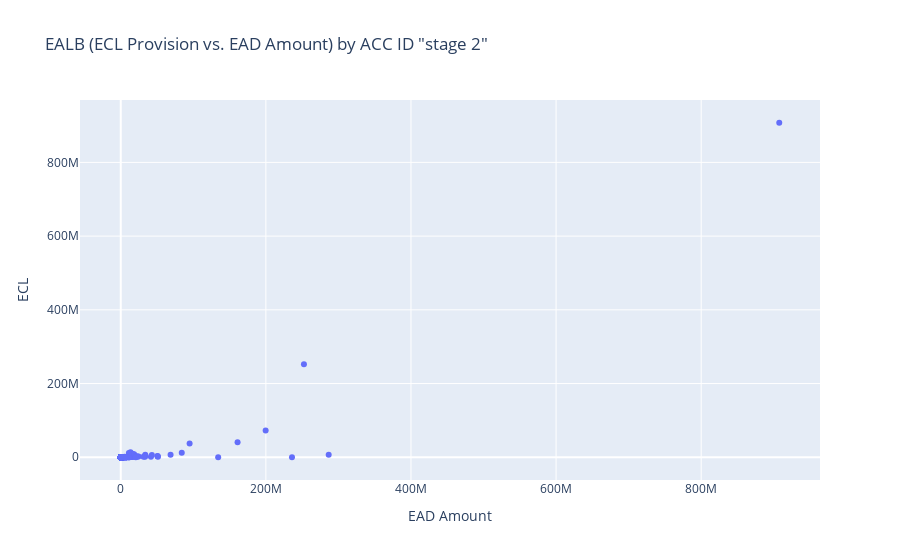

Notebook source saved alongside this figure:
### Code cell
df1=df[df['Stage'] == "STAGE_2"]
df1
fig = go.Figure(data=[go.Scatter(
    x=df1["Current Exposure"],
    y=df1["ECL final after all edit"],
    mode='markers',
    hoverinfo='text',
    hovertext=[f'EAD Amount: {ead:,.2f}, ECL: {imp:,.2f}, ACC ID: {acc_id}' for ead, imp, acc_id in zip(df1["Current Exposure"], 
    df1["ECL final after all edit"], df1["Position Id"])]
    )])

fig.update_layout(title='EALB (ECL Provision vs. EAD Amount) by ACC ID "stage 2"',
                  xaxis_title='EAD Amount',
                  yaxis_title='ECL')
fig.write_html("EALB (ECL Provision vs. EAD Amount) by ACC ID S2.html")
asw2 = np.sum(df1["ECL final after all edit"])
as3 =np.sum(df1["Current Exposure"])
print(asw2, as3)
fig.show()

### Figure 1 — Plotly figure (JSON) as saved in the notebook; plotly's stock layout.template omitted (floating-point values rounded to 4 significant figures; data arrays with more than 128 entries replaced by an {"elided": "..."} marker saying what was removed)
{"data": [{"hoverinfo": "text", "hovertext": {"elided": "838 str values"}, "mode": "markers", "type": "scatter", "x": {"elided": "838 float values"}, "y": {"elided": "838 float values"}}], "layout": {"title": {"text": "EALB (ECL Provision vs. EAD Amount) by ACC ID \"stage 2\""}, "xaxis": {"title": {"text": "EAD Amount"}}, "yaxis": {"title": {"text": "ECL"}}}}
